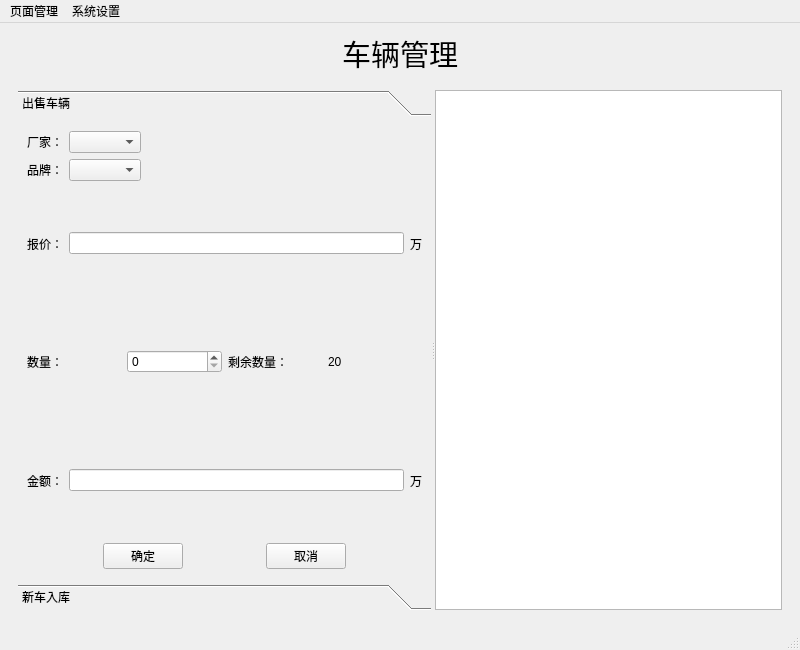
<?xml version="1.0" encoding="UTF-8"?>
<ui version="4.0">
 <class>MainWindow</class>
 <widget class="QMainWindow" name="MainWindow">
  <property name="geometry">
   <rect>
    <x>0</x>
    <y>0</y>
    <width>800</width>
    <height>650</height>
   </rect>
  </property>
  <property name="windowTitle">
   <string>MainWindow</string>
  </property>
  <widget class="QWidget" name="centralwidget">
   <layout class="QGridLayout" name="gridLayout">
    <item row="0" column="2">
     <spacer name="horizontalSpacer_2">
      <property name="orientation">
       <enum>Qt::Horizontal</enum>
      </property>
      <property name="sizeHint" stdset="0">
       <size>
        <width>324</width>
        <height>20</height>
       </size>
      </property>
     </spacer>
    </item>
    <item row="0" column="1">
     <widget class="QLabel" name="pageTitle">
      <property name="font">
       <font>
        <family>汉仪综艺体简</family>
        <pointsize>22</pointsize>
       </font>
      </property>
      <property name="text">
       <string>车辆管理</string>
      </property>
      <property name="alignment">
       <set>Qt::AlignCenter</set>
      </property>
     </widget>
    </item>
    <item row="0" column="0">
     <spacer name="horizontalSpacer">
      <property name="orientation">
       <enum>Qt::Horizontal</enum>
      </property>
      <property name="sizeHint" stdset="0">
       <size>
        <width>324</width>
        <height>20</height>
       </size>
      </property>
     </spacer>
    </item>
    <item row="1" column="0" colspan="3">
     <widget class="QStackedWidget" name="stackedWidget">
      <widget class="QWidget" name="car">
       <layout class="QGridLayout" name="gridLayout_2">
        <item row="0" column="0">
         <widget class="QSplitter" name="splitter">
          <property name="orientation">
           <enum>Qt::Horizontal</enum>
          </property>
          <widget class="QToolBox" name="toolBox">
           <property name="sizePolicy">
            <sizepolicy hsizetype="Expanding" vsizetype="Preferred">
             <horstretch>0</horstretch>
             <verstretch>0</verstretch>
            </sizepolicy>
           </property>
           <property name="minimumSize">
            <size>
             <width>280</width>
             <height>0</height>
            </size>
           </property>
           <property name="font">
            <font>
             <family>华光综艺_CNKI</family>
            </font>
           </property>
           <property name="currentIndex">
            <number>0</number>
           </property>
           <widget class="QWidget" name="sell">
            <property name="geometry">
             <rect>
              <x>0</x>
              <y>0</y>
              <width>425</width>
              <height>430</height>
             </rect>
            </property>
            <attribute name="label">
             <string>出售车辆</string>
            </attribute>
            <layout class="QGridLayout" name="gridLayout_3">
             <item row="0" column="0">
              <layout class="QHBoxLayout" name="horizontalLayout">
               <item>
                <widget class="QLabel" name="factory">
                 <property name="font">
                  <font>
                   <family>华光淡古印_CNKI</family>
                  </font>
                 </property>
                 <property name="text">
                  <string>厂家：</string>
                 </property>
                </widget>
               </item>
               <item>
                <widget class="QComboBox" name="comboBoxFactory">
                 <property name="font">
                  <font>
                   <family>Microsoft YaHei UI</family>
                  </font>
                 </property>
                </widget>
               </item>
               <item>
                <spacer name="horizontalSpacer_3">
                 <property name="orientation">
                  <enum>Qt::Horizontal</enum>
                 </property>
                 <property name="sizeHint" stdset="0">
                  <size>
                   <width>40</width>
                   <height>20</height>
                  </size>
                 </property>
                </spacer>
               </item>
              </layout>
             </item>
             <item row="1" column="0">
              <layout class="QHBoxLayout" name="horizontalLayout_2">
               <item>
                <widget class="QLabel" name="brand">
                 <property name="font">
                  <font>
                   <family>华光淡古印_CNKI</family>
                  </font>
                 </property>
                 <property name="text">
                  <string>品牌：</string>
                 </property>
                </widget>
               </item>
               <item>
                <widget class="QComboBox" name="comboBoxBrand">
                 <property name="font">
                  <font>
                   <family>Microsoft YaHei UI</family>
                  </font>
                 </property>
                </widget>
               </item>
               <item>
                <spacer name="horizontalSpacer_4">
                 <property name="orientation">
                  <enum>Qt::Horizontal</enum>
                 </property>
                 <property name="sizeHint" stdset="0">
                  <size>
                   <width>40</width>
                   <height>20</height>
                  </size>
                 </property>
                </spacer>
               </item>
              </layout>
             </item>
             <item row="2" column="0">
              <layout class="QHBoxLayout" name="horizontalLayout_3">
               <item>
                <widget class="QLabel" name="price">
                 <property name="font">
                  <font>
                   <family>华光淡古印_CNKI</family>
                  </font>
                 </property>
                 <property name="text">
                  <string>报价：</string>
                 </property>
                </widget>
               </item>
               <item>
                <widget class="QLineEdit" name="lineEditPrice">
                 <property name="font">
                  <font>
                   <family>Microsoft YaHei UI</family>
                  </font>
                 </property>
                 <property name="readOnly">
                  <bool>true</bool>
                 </property>
                </widget>
               </item>
               <item>
                <widget class="QLabel" name="priceUnit">
                 <property name="font">
                  <font>
                   <family>华光淡古印_CNKI</family>
                  </font>
                 </property>
                 <property name="text">
                  <string>万</string>
                 </property>
                </widget>
               </item>
              </layout>
             </item>
             <item row="3" column="0">
              <layout class="QHBoxLayout" name="horizontalLayout_4">
               <item>
                <widget class="QLabel" name="count">
                 <property name="font">
                  <font>
                   <family>华光淡古印_CNKI</family>
                  </font>
                 </property>
                 <property name="text">
                  <string>数量：</string>
                 </property>
                </widget>
               </item>
               <item>
                <widget class="QSpinBox" name="spinBoxCount">
                 <property name="font">
                  <font>
                   <family>Microsoft YaHei UI</family>
                  </font>
                 </property>
                </widget>
               </item>
               <item>
                <widget class="QLabel" name="remain">
                 <property name="font">
                  <font>
                   <family>华光淡古印_CNKI</family>
                  </font>
                 </property>
                 <property name="text">
                  <string>剩余数量：</string>
                 </property>
                </widget>
               </item>
               <item>
                <widget class="QLabel" name="remainNum">
                 <property name="font">
                  <font>
                   <family>Microsoft YaHei UI</family>
                  </font>
                 </property>
                 <property name="text">
                  <string>20</string>
                 </property>
                </widget>
               </item>
              </layout>
             </item>
             <item row="4" column="0">
              <layout class="QHBoxLayout" name="horizontalLayout_5">
               <item>
                <widget class="QLabel" name="money">
                 <property name="font">
                  <font>
                   <family>华光淡古印_CNKI</family>
                  </font>
                 </property>
                 <property name="text">
                  <string>金额：</string>
                 </property>
                </widget>
               </item>
               <item>
                <widget class="QLineEdit" name="lineEditMoney">
                 <property name="font">
                  <font>
                   <family>Microsoft YaHei UI</family>
                  </font>
                 </property>
                </widget>
               </item>
               <item>
                <widget class="QLabel" name="moneyUnit">
                 <property name="font">
                  <font>
                   <family>华光淡古印_CNKI</family>
                  </font>
                 </property>
                 <property name="text">
                  <string>万</string>
                 </property>
                </widget>
               </item>
              </layout>
             </item>
             <item row="5" column="0">
              <layout class="QHBoxLayout" name="horizontalLayout_6">
               <item>
                <spacer name="horizontalSpacer_5">
                 <property name="orientation">
                  <enum>Qt::Horizontal</enum>
                 </property>
                 <property name="sizeHint" stdset="0">
                  <size>
                   <width>40</width>
                   <height>20</height>
                  </size>
                 </property>
                </spacer>
               </item>
               <item>
                <widget class="QPushButton" name="ButtonSure">
                 <property name="minimumSize">
                  <size>
                   <width>50</width>
                   <height>0</height>
                  </size>
                 </property>
                 <property name="maximumSize">
                  <size>
                   <width>100</width>
                   <height>16777215</height>
                  </size>
                 </property>
                 <property name="text">
                  <string>确定</string>
                 </property>
                </widget>
               </item>
               <item>
                <spacer name="horizontalSpacer_6">
                 <property name="orientation">
                  <enum>Qt::Horizontal</enum>
                 </property>
                 <property name="sizeHint" stdset="0">
                  <size>
                   <width>40</width>
                   <height>20</height>
                  </size>
                 </property>
                </spacer>
               </item>
               <item>
                <widget class="QPushButton" name="ButtonCancel">
                 <property name="maximumSize">
                  <size>
                   <width>100</width>
                   <height>16777215</height>
                  </size>
                 </property>
                 <property name="text">
                  <string>取消</string>
                 </property>
                </widget>
               </item>
               <item>
                <spacer name="horizontalSpacer_7">
                 <property name="orientation">
                  <enum>Qt::Horizontal</enum>
                 </property>
                 <property name="sizeHint" stdset="0">
                  <size>
                   <width>40</width>
                   <height>20</height>
                  </size>
                 </property>
                </spacer>
               </item>
              </layout>
             </item>
            </layout>
           </widget>
           <widget class="QWidget" name="newcar">
            <property name="geometry">
             <rect>
              <x>0</x>
              <y>0</y>
              <width>425</width>
              <height>430</height>
             </rect>
            </property>
            <attribute name="label">
             <string>新车入库</string>
            </attribute>
           </widget>
          </widget>
          <widget class="QTextBrowser" name="statistical"/>
         </widget>
        </item>
       </layout>
      </widget>
      <widget class="QWidget" name="calc">
       <property name="enabled">
        <bool>true</bool>
       </property>
       <widget class="QWidget" name="layoutWidget">
        <property name="geometry">
         <rect>
          <x>0</x>
          <y>37</y>
          <width>791</width>
          <height>491</height>
         </rect>
        </property>
        <layout class="QGridLayout" name="gridLayout_4">
         <item row="0" column="1">
          <widget class="QChartView" name="widgetPie" native="true">
           <property name="enabled">
            <bool>true</bool>
           </property>
           <property name="sizePolicy">
            <sizepolicy hsizetype="MinimumExpanding" vsizetype="Preferred">
             <horstretch>0</horstretch>
             <verstretch>0</verstretch>
            </sizepolicy>
           </property>
           <property name="maximumSize">
            <size>
             <width>16777215</width>
             <height>16777215</height>
            </size>
           </property>
          </widget>
         </item>
         <item row="0" column="0">
          <widget class="QChartView" name="widgetBar" native="true">
           <property name="sizePolicy">
            <sizepolicy hsizetype="MinimumExpanding" vsizetype="Preferred">
             <horstretch>0</horstretch>
             <verstretch>0</verstretch>
            </sizepolicy>
           </property>
          </widget>
         </item>
        </layout>
       </widget>
       <widget class="QWidget" name="layoutWidget">
        <property name="geometry">
         <rect>
          <x>9</x>
          <y>9</y>
          <width>761</width>
          <height>26</height>
         </rect>
        </property>
        <layout class="QGridLayout" name="gridLayout_5">
         <item row="0" column="0">
          <layout class="QHBoxLayout" name="horizontalLayout_7">
           <item>
            <widget class="QLabel" name="label">
             <property name="font">
              <font>
               <family>华光淡古印_CNKI</family>
              </font>
             </property>
             <property name="text">
              <string>厂家</string>
             </property>
            </widget>
           </item>
           <item>
            <widget class="QComboBox" name="comboBoxFactory_1"/>
           </item>
          </layout>
         </item>
         <item row="0" column="1">
          <spacer name="horizontalSpacer_8">
           <property name="orientation">
            <enum>Qt::Horizontal</enum>
           </property>
           <property name="sizeType">
            <enum>QSizePolicy::Fixed</enum>
           </property>
           <property name="sizeHint" stdset="0">
            <size>
             <width>150</width>
             <height>20</height>
            </size>
           </property>
          </spacer>
         </item>
         <item row="0" column="2">
          <layout class="QHBoxLayout" name="horizontalLayout_9">
           <item>
            <widget class="QLabel" name="label_3">
             <property name="font">
              <font>
               <family>华光淡古印_CNKI</family>
              </font>
             </property>
             <property name="text">
              <string>品牌</string>
             </property>
            </widget>
           </item>
           <item>
            <widget class="QComboBox" name="comboBoxBrand_1"/>
           </item>
          </layout>
         </item>
        </layout>
       </widget>
      </widget>
     </widget>
    </item>
   </layout>
  </widget>
  <widget class="QMenuBar" name="menubar">
   <property name="geometry">
    <rect>
     <x>0</x>
     <y>0</y>
     <width>800</width>
     <height>21</height>
    </rect>
   </property>
   <widget class="QMenu" name="menu">
    <property name="title">
     <string>页面管理</string>
    </property>
    <addaction name="actionCar"/>
    <addaction name="actionCalc"/>
   </widget>
   <widget class="QMenu" name="menu_2">
    <property name="font">
     <font>
      <family>Microsoft YaHei UI</family>
     </font>
    </property>
    <property name="title">
     <string>系统设置</string>
    </property>
   </widget>
   <addaction name="menu"/>
   <addaction name="menu_2"/>
  </widget>
  <widget class="QStatusBar" name="statusbar"/>
  <action name="actionCar">
   <property name="text">
    <string>车辆管理</string>
   </property>
   <property name="font">
    <font>
     <family>Microsoft YaHei UI</family>
    </font>
   </property>
  </action>
  <action name="actionCalc">
   <property name="text">
    <string>销售统计</string>
   </property>
   <property name="font">
    <font>
     <family>Microsoft YaHei UI</family>
    </font>
   </property>
  </action>
 </widget>
 <customwidgets>
  <customwidget>
   <class>QChartView</class>
   <extends>QWidget</extends>
   <header location="global">qchartview.h</header>
   <container>1</container>
  </customwidget>
 </customwidgets>
 <resources/>
 <connections/>
</ui>
